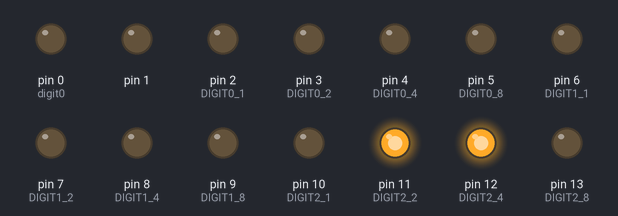
Recording of a sketch running on a simulated Arduino Uno, built with avr-gcc and run on an emulated ATmega328P. Shown: output pins drawn as LEDs (lit = HIGH).

Above: at 0.1 s.
At 60.1 s:
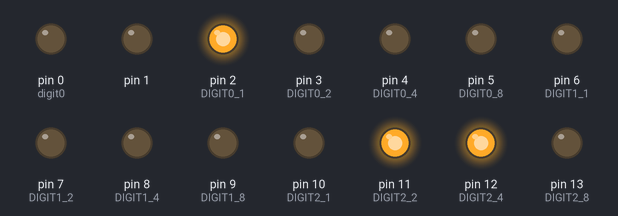
At 120.1 s:
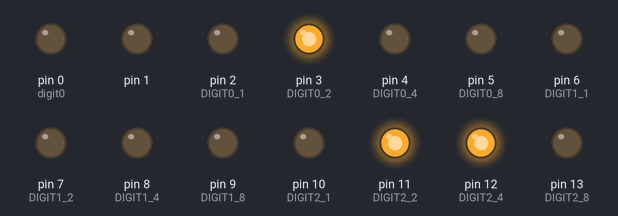
Timing chart, 0 to 121.6 s (numbered marks = the images above):
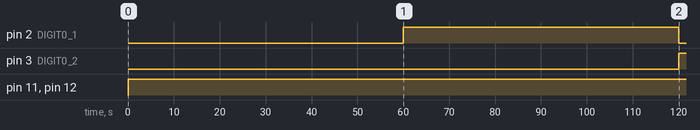

The sketch:

binary_clock.ino
```cpp
#include <Time.h>
#include "binary_clock.h"

#define DEMO        0 // set to 1 for minutes:seconds clock

// set up values for each time digit
int digit0 = 0;
int digit1 = 0;
int digit2 = 0;
int digit3 = 0;

void setup() {
  // put your setup code here, to run once:
  for (int i=0; i < 20; i++) {
    pinMode(i, OUTPUT);
  }

  setTime(DEFAULT_TIME);
}

void loop() {
  // put your main code here, to run repeatedly:

  // Get the units and tens digits of seconds, minutes, hours
  if (DEMO) {
    digit0 = second()%10;
    digit1 = second()/10;
    digit2 = minute()%10;
    digit3 = minute()/10;
  }
  else {
    digit0 = minute()%10;
    digit1 = minute()/10;
    digit2 = hourFormat12()%10;
    digit3 = hourFormat12()/10;
  }

  digitalWrite(DIGIT0_1,digit0&1);
  digitalWrite(DIGIT0_2,digit0&2);
  digitalWrite(DIGIT0_4,digit0&4);
  digitalWrite(DIGIT0_8,digit0&8);

  digitalWrite(DIGIT1_1,digit1&1);
  digitalWrite(DIGIT1_2,digit1&2);
  digitalWrite(DIGIT1_4,digit1&4);
  digitalWrite(DIGIT1_8,digit1&8);

  digitalWrite(DIGIT2_1,digit2&1);
  digitalWrite(DIGIT2_2,digit2&2);
  digitalWrite(DIGIT2_4,digit2&4);
  digitalWrite(DIGIT2_8,digit2&8);

  digitalWrite(DIGIT3_1,digit3&1);
  digitalWrite(DIGIT3_2,digit3&2);
  digitalWrite(DIGIT3_4,digit3&4);
  digitalWrite(DIGIT3_8,digit3&8);

  digitalWrite(AM, isAM());
  digitalWrite(PM, isPM());
}
```

binary_clock.h
```cpp
// Defaults
#define DEFAULT_TIME  1412704800 // 7 October 2014, 2200 GMT

#define DIGIT0_1    2
#define DIGIT0_2    3
#define DIGIT0_4    4
#define DIGIT0_8    5
#define DIGIT1_1    6
#define DIGIT1_2    7
#define DIGIT1_4    8
#define DIGIT1_8    9

#define DIGIT2_1    10
#define DIGIT2_2    11
#define DIGIT2_4    12
#define DIGIT2_8    13
#define DIGIT3_1    14 // A0
#define DIGIT3_2    15 // A1
#define DIGIT3_4    16 // A2
#define DIGIT3_8    17 // A3

#define AM          18 // A4
#define PM          19 // A5
```

Measured:
- by itself, pin 2 (DIGIT0_1): LOW → HIGH at 60.0 s, → LOW 60.0 s later
- by itself, pin 3 (DIGIT0_2): LOW → HIGH at 120 s
- by itself, pin 11 (DIGIT2_2), pin 12 (DIGIT2_4): LOW → HIGH at 0.00 s
